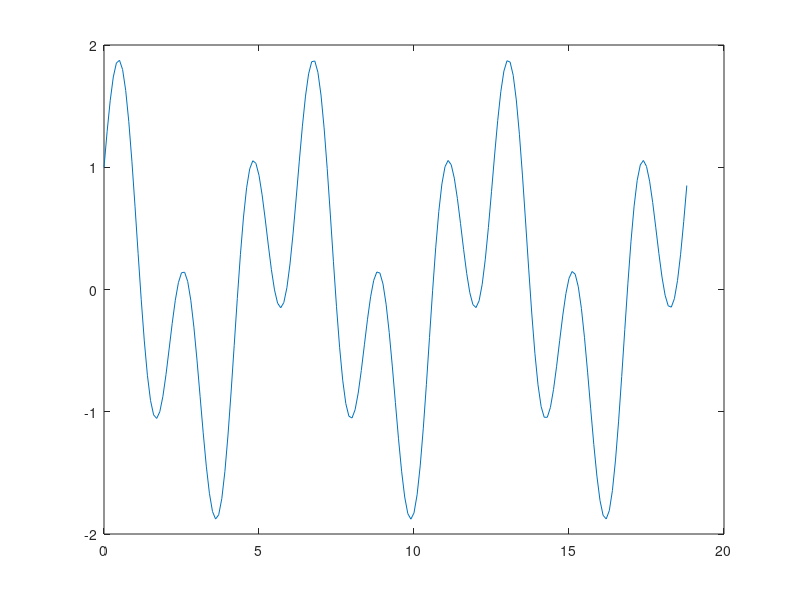

MATLAB code for this plot: (Note: this script raises an error after producing the figure.)
%% sum of periodic signal's period: x(t)=cos(t)+sin(3t) plot in 3period
% i found T=2*pi. 3 period; 3T=3*2*pi 3T=6pi
clc
clear all
T=2*pi;
t=0:0.1:3*T;
x_t=cos(t)+sin(3*t);
plot(t,x_t)
%% syms integral
clc
clear
syms x t
f=x^2;
g=t^2+exp(-t);%e^-t
int(f,x)% indefinite integral
int(f,x,-1,1)%definite integral

%% week4 ex_w4.7 (3t^2+1)dirac(t-1) integral of it btw -1 and 2
clc
clear
syms t
fi_t=(3*t^2+1)*dirac(t-1);
int(fi_t, t,-1,2)

%% week4 ex_w4.9 (e^t+1)dirac(2t-2) integral of it btw -1 and 2
clc
clear all
syms t

f_t=exp(-t)*dirac(2*t-1);
yt=int(f_t, t,-inf,inf)

double(yt)% to see reel number


%x=0:0.01:3;
%y=gauspuls(2*x-2);% you cannot use gauspuls in order to take integral of a
                    %function. gauspuls doesnot work with symbolic variable
%plot(x,y)

%% result of dirac(2*x1-2) 
clc
clear
syms x1
y1=dirac(2*x1-2);
yt1=int(y1, x1,-inf,inf)
%% integral of dirac_delta
clc
clear
syms r t
int(dirac(r),r,-inf,t) % sign(t)/2 + 1/2 = heaviside(t)
%t=0 sign(t)=1/2 ; t<0 0; t>0 1 . another def. of unit step.
%% Cont. signal
% sin signal form
%expo form
%comp. exp form.

%% real imaginary part
clc
clear all
a=4;
b=3;
z=a+j*b;
real(z);
imag(z);
abs(z);
angle(z)%it is in radian.
atan(z);%again angle.
degree_1= angle(z)*180/pi;% converting to degree.
%R = deg2rad( D ) converts angle units from degrees to radians
radian_1=deg2rad(degree_1);
rad2deg(radian_1);%convert rad to deg.

%% complex exponential
% Ae^(j*w*t+theta)=A(cos(wt+theta)+j*sin(wt+theta))
%yt=2e^(j*pi*t+pi/3)
% plotting real and imaginary part of the signal
clc
clear all
t=0:0.01:2;
A=2;
w=pi;
theta=pi/3;
yt=A*exp(j*w*t+theta);

plot(t,real(yt),t,imag(yt),'-.')

%% ramp function
clc
clear
t=-5:0.01:10;
rt=t.*heaviside(t);
plot(t,rt)

%% gensig: construction periodic signal
clc
clear all
T=3;
t_dur=20;
ts=0.01;

[s,t]=gensig('square',T,t_dur,ts);%install Control System Toolbox

plot(t,s)
ylim([-2 2]);
T1=2;
t_dur1=10;
[s1,t1]=gensig('pulse',T1,t_dur1);%install Control System Toolbox

figure
plot(t1,s1)
ylim([-2 2])
